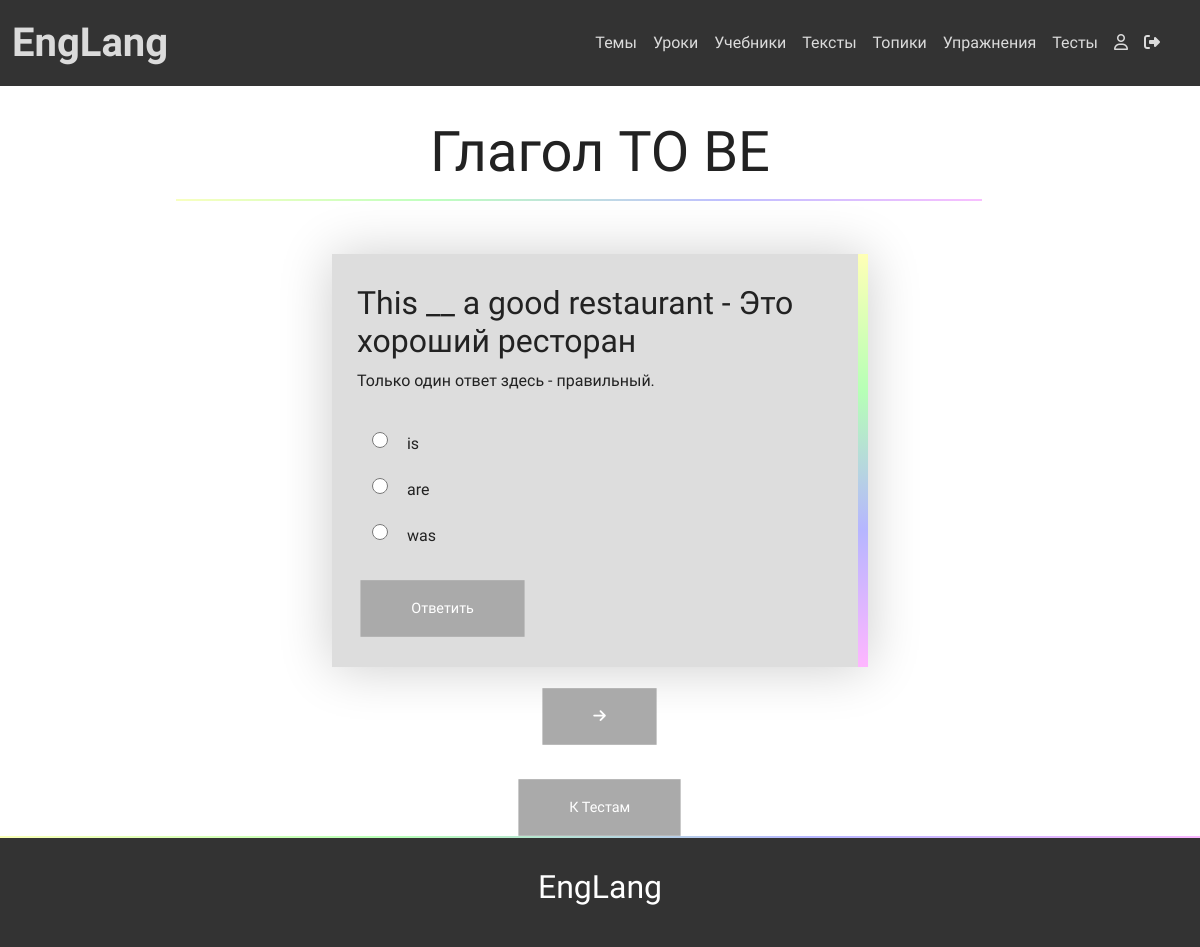
Screenshot of /quizzes/1/questions/1 (signed in) with the database file from the repository.
### quizzes/models.py (models this page shows, shortened)
class Quiz(models.Model):
    author = models.ForeignKey(Profile, null=True, blank=True, on_delete=models.CASCADE)
    name = models.CharField(max_length=120)
    created_at = models.DateTimeField(auto_now_add=True)
    class Meta:
        ordering = ['created_at']
        verbose_name = 'Тест'
        verbose_name_plural = 'Тесты'

class Question(models.Model):
    class type(models.TextChoices):
        single = 'single'
        multiple = 'multiple'
    name = models.CharField(max_length=350)
    type = models.CharField(max_length=8, choices=type.choices, default=type.single)
    quiz = models.ForeignKey(Quiz, on_delete=models.CASCADE)
    explanation = models.CharField(max_length=550)
    class Meta:
        ordering = ['id']
        verbose_name = 'Вопрос'
        verbose_name_plural = 'Вопросы'

class Answer(models.Model):
    question = models.ForeignKey(Question, on_delete=models.CASCADE)
    name = models.CharField(max_length=200)
    is_correct = models.BooleanField(default=False)
    class Meta:
        verbose_name = 'Ответ'
        verbose_name_plural = 'Ответы'

### quizzes/views.py (the view)
# urls.py: path('<int:quiz_id>/questions/<int:question_id>', views.display_question, name='display_question'),
@login_required
def display_question(request, quiz_id, question_id):
    quiz = get_object_or_404(Quiz, pk=quiz_id)
    questions = quiz.question_set.all()
    current_question, next_question = None, None
    for ind, q in enumerate(questions):
        if q.pk == question_id:
            current_question = q
            if ind != len(questions) - 1:
                next_question = questions[ind + 1]
    context = {
        'quiz': quiz,
        'question': current_question,
        'next_question': next_question,
        'user': request.user
    }
    return render(request, 'quizzes/display.html', context)

### templates/quizzes/display.html (shortened to what this page needs)
{% extends 'base.html' %}
{% block content %}
    <div class="container-fluid">
        <div class="row text-center alert">
            <div class="col-12">
                <h1 class="display-4">{{ quiz.name }}</h1>
            </div>
            <hr>
        </div>
    </div>
    <div class="container-fluid padding">
        <div class="row text-center">
            <div class="col-12 offset-lg-2 col-lg-8 offset-xl-3 col-xl-6">
                <form class="text-start" id="question-form" action="{% url 'check_answer' quiz.id question.id %}" method="post">
                    <h2>{{ question.name }}</h2>
                    {% if question.type == 'single' %}
                        <div>Только один ответ здесь - правильный.</div><br>
                        {% for answer in question.answer_set.all %}
                            <input type="radio" name="answer" id="answer{{ forloop.counter }}" value="{{ answer.id }}"/>
                            <label for="answer{{ forloop.counter }}">{{ answer.name }}</label><br>
                        {% endfor %}
                    {% else %}
                        <div>Здесь несколько правильных ответов.</div><br>
                        {% for answer in question.answer_set.all %}
                            <input type="checkbox" name="answer" id="answer{{ forloop.counter }}" value="{{ answer.id }}"/>
                            <label for="answer{{ forloop.counter }}">{{ answer.name }}</label><br>
                        {% endfor %}
                    {% endif %}
                    <br>
                    <button type="submit" class="btn btn-success">Ответить</button>
                </form>
            </div>
            <div class="col-12">
                {% if next_question %}
                    <a class="btn" href="{% url 'display_question' quiz.id next_question.id %}"><i class="fas fa-arrow-right"></i></a>
                {% else %}
                    Это последний вопрос теста. После ответа нажмите кнопку
                    <a class="btn" href="{% url 'quiz_results' quiz.id %}">Завершить</a>
                {% endif %}
            </div>
        </div>
    </div>
    <div class="container">
        <div class="row text-center">
            <div class="col-12">
                <a class="btn" href="{% url 'quizzes' %}">К тестам</a>
            </div>
        </div>
    </div>
{% endblock %}

### static/css/style.css (style rules this page uses)
a { text-decoration: none; color: #222; transition: all 0.3s ease; }
.btn { display: inline-block; padding: 15px 50px; background-color: #aaa; font-size: 15px; font-weight: 500; transition: all 0.5s ease; transform: scale(0.96); text-transform: capitalize; color: #fff; border: 3px solid transparent; border-radius: 0px; }
.btn-warning, .btn-success, .btn-primary, .btn-danger { border-radius: 0px; }
.padding { padding-bottom: 2em; }
.alert { width: 75%; margin: 0 auto; padding-top: 2em; border-radius: 0; }
.alert hr, .bookmarks hr { border-top: 2px solid; border-image: linear-gradient(to right, #ff0,#0f0,#00f,#f0f) 30; width: 95%; margin-top: 0.3em; margin-bottom: 1em; }

### static/css/base.css (style rules this page uses)
:root { --gradient: linear-gradient(to right, #ff0, #0f0, #00f, #f0f); --light-gradient: linear-gradient(to right, #ffb, #bfb, #bbf, #fbf); --dark-gradient: linear-gradient(to right, #660, #060, #006, #606); }
body, html { width: 100%; height: 100%; margin: 0; padding: 0; font-family: 'Inter Tight', sans-serif; color: #222; }

### static/css/form.css (style rules this page uses)
form { box-sizing: border-box; margin: 20px; font-weight: 300; padding: 30px 25px; box-shadow: 0px 1px 50px 0px rgba(0, 0, 0, 0.2); background-color: #ddd; border-right: 10px solid; border-image: linear-gradient(#ffffb6,#b6ffb6,#b6b6ff,#ffb6ff); border-image-slice: 1; }
form input { color: #666; background: white; font-size: 14px; font-weight: 500; letter-spacing: 1px; height: 40px; width: 70%; padding: 6px 12px; border: 0px; margin: 15px auto; }
form label { vertical-align:middle; padding-right: 15px; }
input[type="radio"] { width: 16px; height: 16px; margin: 15px; }

### rows the page displays
Quiz: name "Глагол TO BE"
Question: name "This __ a good restaurant - Это хороший ресторан"
Answer: name "is"
Answer: name "are"
Answer: name "was"
